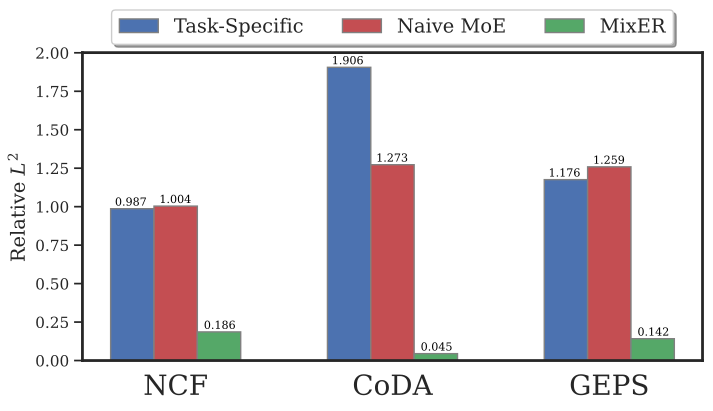

The script that saved this image:
#%% [markdown]
# # MixER Plot Script
""" A script for plots highlithing the benefits of MixER """


#%%
from selfmod import *
from matplotlib import animation



#%%

## We plot the MixER as they compare to naive MoE and task-specific experts

## Data in the form (relative L2 norm - SQRT)
# [1Expert, 2Experts-GD, 2Experts-T0, 2Experts-T2]
# ncf = [0.634, 0.658, 0.204, 0.228]
# coda = [0.659, 0.624, 0.093, 0.114]
# geps = [0.636, 0.647, 0.240, 0.176]

ncf = [0.987, 1.004, 0.147, 0.186]
coda = [1.906, 1.273, 0.029, 0.045]
geps = [1.176, 1.259, 0.590, 0.142]
mixer_id = 3

# Plotting with barplots (4x3 bars in total, 3 groups, 4 bars each). The bars are colored according to the group, and he 4 in each group are next to each other.
fig, ax = plt.subplots(1, 1, figsize=(8, 4))

## Plot the 3 bars corresponding to 1Expert first
barWidth = 0.2
r1 = np.arange(3) + 0.0
r2 = [x + barWidth for x in r1]
r3 = [x + barWidth for x in r2]
r4 = [x + barWidth for x in r3]

ax.bar(r1, [ncf[0], coda[0], geps[0]], color='b', width=barWidth, edgecolor='grey', label='Task-Specific')

## Add the numbers on top of the bars
for i, v in enumerate([ncf[0], coda[0], geps[0]]):
    ax.text(i-0.08, v+0.02, str(round(v, 3)), color='black', fontsize=8)

## Plot the 3 bars corresponding to 2Experts-GD
ax.bar(r2, [ncf[1], coda[1], geps[1]], color='r', width=barWidth, edgecolor='grey', label='Naive MoE')

## Add the numbers on top of the bars
for i, v in enumerate([ncf[1], coda[1], geps[1]]):
    ax.text(i+0.125, v+0.02, str(round(v, 3)), color='black', fontsize=8)

## Plot the 3 bars corresponding to 2Experts-T0
ax.bar(r3, [ncf[mixer_id], coda[mixer_id], geps[mixer_id]], color='g', width=barWidth, edgecolor='grey', label='MixER')

## Add the numbers on top of the bars
for i, v in enumerate([ncf[mixer_id], coda[mixer_id], geps[mixer_id]]):
    ax.text(i+0.33, v+0.02, str(round(v, 3)), color='black', fontsize=8)

## Make the legend horizontal
ax.legend(loc='upper center', bbox_to_anchor=(0.5, 1.17), shadow=True, ncol=3, fontsize=14)

## Set the x lalebs as the group names
ax.set_xticks([r + barWidth for r in range(3)])
ax.set_xticklabels(['NCF', 'CoDA', 'GEPS'], fontsize=20)

## Set the y label as the relative L2 norm
ax.set_ylabel('Relative $L^2$', fontsize=14)

## Remove the vertical tick marks
ax.tick_params(axis='x', which='both', bottom=False, top=False, labelbottom=True)

## Set ylim
# ax.set_ylim(0, 0.72)

## Make the left and bottom spines thicker and end with an arrow
ax.spines['left'].set_linewidth(2)
ax.spines['bottom'].set_linewidth(2)
ax.spines['top'].set_linewidth(2)
ax.spines['right'].set_linewidth(2)

## Save as a PDF
plt.savefig('mixer_barplots.pdf', bbox_inches='tight', dpi=300)

# %%
